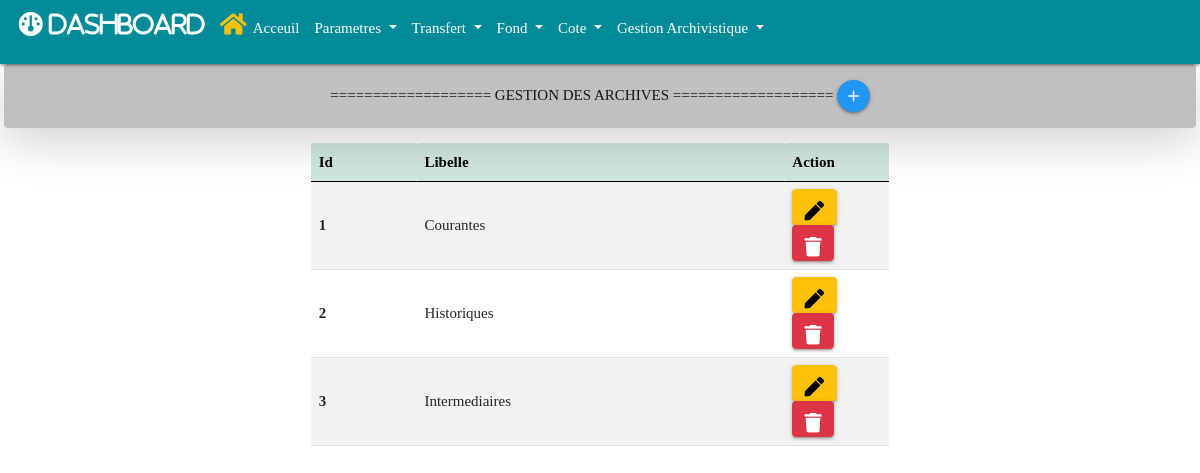
The app's page /paramettre/type, older data.
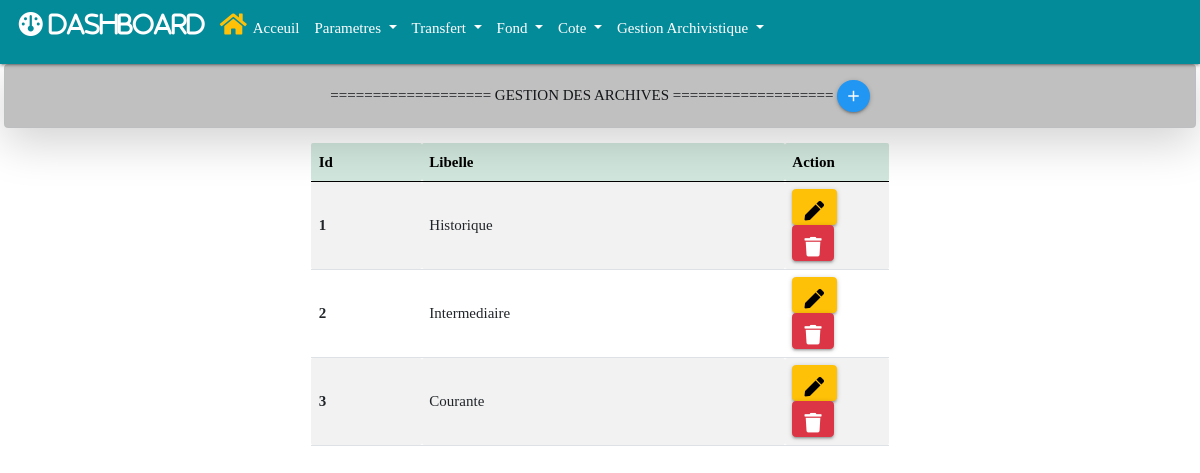
The same page, newer data.
### paramettre/models.py (models this page shows, shortened)
class Archive_type(models.Model):
    libelle = models.CharField(max_length=200, null=True, blank=True)
    create_at = models.DateField(auto_now_add=True, null=True)
    modified_at = models.DateTimeField(auto_now_add=True)

### paramettre/views.py (the view)
# urls.py: path('paramettre/type', views.archive_type, name="archive_type"),
def archive_type(request):
    archive_types = Archive_type.objects.all()
    context = {'archive_types':archive_types}
    return render(request, 'paramettre/archive_type/archive_type.html', context)

### paramettre/templates/paramettre/archive_type/archive_type.html (shortened to what this page needs)
{% extends 'base.html' %}
{% block add %}
<a href="{% url 'add_type' %}" class="btn-floating btn-small waves-effect waves-light blue" title="Ajouter un type">
    <i class="material-icons">add</i>
</a>
{% endblock add %}
{% block main %}
<div class="container mt-3 w-50">
    <table id="example" class="table table-striped" style="width:100%">
        <thead class="table-success">
            <tr>
                <th>Id</th>
                <th>Libelle</th>
                <th style="width: 18%;">Action</th>
            </tr>
        </thead>
        <tbody>
            {% for archive_type in archive_types %}
            <tr>
                <th scope="row">{{archive_type.id}}</th>
                <td>{{archive_type.libelle}}</td>
                <td>
                    <a href="{% url 'edit_type' archive_type.id %}" type="button" class="btn btn-warning" title="Edit type">
                        <i class="fas fa-pen"></i>
                    </a>
                    <a href="{% url 'delete_type' archive_type.id %}" type="button" class="btn btn-danger" title="Supprimer type">
                        <i class="fas fa-trash"></i>
                    </a>
                </td>
            </tr>
            {% endfor %}
        </tbody>
    </table>
</div>
{% endblock main %}

Row changes from the older to the newer data that the page shows:
changed Archive_type id 1: libelle "Courantes" → "Historique"
changed Archive_type id 2: libelle "Historiques" → "Intermediaire"
changed Archive_type id 3: libelle "Intermediaires" → "Courante"
